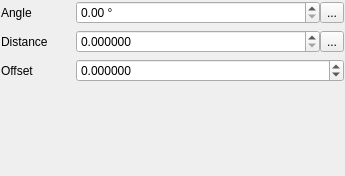
<?xml version="1.0" encoding="UTF-8"?>
<ui version="4.0">
 <class>WidgetLinePatternFill</class>
 <widget class="QWidget" name="WidgetLinePatternFill">
  <property name="geometry">
   <rect>
    <x>0</x>
    <y>0</y>
    <width>345</width>
    <height>176</height>
   </rect>
  </property>
  <property name="windowTitle">
   <string>Form</string>
  </property>
  <layout class="QFormLayout" name="formLayout">
   <property name="fieldGrowthPolicy">
    <enum>QFormLayout::AllNonFixedFieldsGrow</enum>
   </property>
   <property name="labelAlignment">
    <set>Qt::AlignLeading|Qt::AlignLeft|Qt::AlignTop</set>
   </property>
   <property name="horizontalSpacing">
    <number>28</number>
   </property>
   <property name="margin">
    <number>1</number>
   </property>
   <item row="1" column="0">
    <widget class="QLabel" name="mAngleLabel">
     <property name="text">
      <string>Angle</string>
     </property>
    </widget>
   </item>
   <item row="1" column="1">
    <layout class="QHBoxLayout" name="horizontalLayout_2">
     <item>
      <widget class="QgsDoubleSpinBox" name="mAngleSpinBox">
       <property name="suffix">
        <string> °</string>
       </property>
       <property name="maximum">
        <double>360.000000000000000</double>
       </property>
       <property name="singleStep">
        <double>0.500000000000000</double>
       </property>
       <property name="showClearButton" stdset="0">
        <bool>false</bool>
       </property>
      </widget>
     </item>
     <item>
      <widget class="QgsDataDefinedButton" name="mAngleDDBtn">
       <property name="text">
        <string>...</string>
       </property>
      </widget>
     </item>
    </layout>
   </item>
   <item row="3" column="0">
    <widget class="QLabel" name="mDistanceLabel">
     <property name="text">
      <string>Distance</string>
     </property>
    </widget>
   </item>
   <item row="3" column="1">
    <layout class="QHBoxLayout" name="horizontalLayout">
     <item>
      <widget class="QgsDoubleSpinBox" name="mDistanceSpinBox">
       <property name="sizePolicy">
        <sizepolicy hsizetype="Minimum" vsizetype="Fixed">
         <horstretch>1</horstretch>
         <verstretch>0</verstretch>
        </sizepolicy>
       </property>
       <property name="decimals">
        <number>6</number>
       </property>
       <property name="maximum">
        <double>999999999.000000000000000</double>
       </property>
       <property name="singleStep">
        <double>0.200000000000000</double>
       </property>
       <property name="showClearButton" stdset="0">
        <bool>false</bool>
       </property>
      </widget>
     </item>
     <item>
      <widget class="QgsDataDefinedButton" name="mDistanceDDBtn">
       <property name="text">
        <string>...</string>
       </property>
      </widget>
     </item>
     <item>
      <widget class="QgsUnitSelectionWidget" name="mDistanceUnitWidget" native="true">
       <property name="minimumSize">
        <size>
         <width>0</width>
         <height>0</height>
        </size>
       </property>
      </widget>
     </item>
    </layout>
   </item>
   <item row="4" column="0">
    <widget class="QLabel" name="mOffsetLabel">
     <property name="text">
      <string>Offset</string>
     </property>
    </widget>
   </item>
   <item row="4" column="1">
    <layout class="QHBoxLayout" name="horizontalLayout_4">
     <item>
      <widget class="QgsDoubleSpinBox" name="mOffsetSpinBox">
       <property name="sizePolicy">
        <sizepolicy hsizetype="Minimum" vsizetype="Fixed">
         <horstretch>1</horstretch>
         <verstretch>0</verstretch>
        </sizepolicy>
       </property>
       <property name="decimals">
        <number>6</number>
       </property>
       <property name="minimum">
        <double>-99.000000000000000</double>
       </property>
       <property name="maximum">
        <double>999999999.000000000000000</double>
       </property>
       <property name="singleStep">
        <double>0.200000000000000</double>
       </property>
       <property name="showClearButton" stdset="0">
        <bool>false</bool>
       </property>
      </widget>
     </item>
     <item>
      <widget class="QgsUnitSelectionWidget" name="mOffsetUnitWidget" native="true"/>
     </item>
    </layout>
   </item>
  </layout>
 </widget>
 <customwidgets>
  <customwidget>
   <class>QgsDoubleSpinBox</class>
   <extends>QDoubleSpinBox</extends>
   <header>qgsdoublespinbox.h</header>
  </customwidget>
  <customwidget>
   <class>QgsUnitSelectionWidget</class>
   <extends>QWidget</extends>
   <header>qgsunitselectionwidget.h</header>
   <container>1</container>
  </customwidget>
  <customwidget>
   <class>QgsDataDefinedButton</class>
   <extends>QToolButton</extends>
   <header>qgsdatadefinedbutton.h</header>
  </customwidget>
 </customwidgets>
 <resources/>
 <connections/>
</ui>
